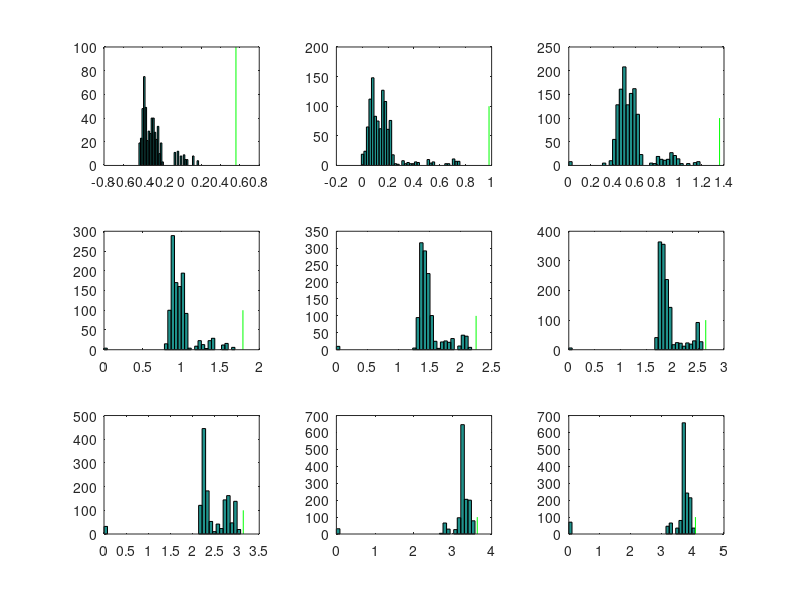

Reproduce this figure in MATLAB.
function [ output_args ] = plotExperiment( num )
if ~nargin
    num = 1;
end
%PLOTEXPERIMENT 
% plot 1 of the 5 experiments
% input: number from 1 to 5
% 1 experiment1 between tag A and B
% 2 experiment1b between tag A and B,again
% 3 experiment2 between tag C and D
% 4 experiment3 between tag C and A
% 5 experiment3 between tag D and B
Experiment = [];
switch num
    case 1       
        fprintf('\n Experiment 1: 2 Nodes; Ranges between Tags A and B \n Los. variable distance \n');
        load('Experiment1.mat');
        Experiment = Experiment1;
    case 2
        fprintf( '\n Experiment 1b: 2 Nodes; Ranges between Tags A and b (again) \n Los. variable distance \n');
        load('Experiment1b.mat');
        Experiment = Experiment1b;
    case 3
        fprintf( '\n Experiment 2: 2 Nodes; Ranges between Tags C and D (different pair) \n Los. variable distance \n');
        load('Experiment2.mat');
        Experiment = Experiment2;
        
    case 4
        fprintf( '\n Experiment 3: 2 Nodes; Ranges between Tags A and C (cross) \n Los. variable distance \n');
        load('Experiment3.mat');
        Experiment = Experiment3;
        
    case 5
        fprintf( '\n Experiment 4: 2 Nodes; Ranges between Tags B and D (cross) \n Los. variable distance \n');
        load('Experiment4.mat');
        Experiment = Experiment4;
    
    otherwise
        fprintf('\n Please choose a number from 1 to 5');
        return; 
end

fprintf([' Anchor id: ' Experiment.anchorName '\n']);
fprintf([' Tag id: ' Experiment.tagName '\n']);

n = size(Experiment.ranges,1);

fprintf(['a maximum of ' num2str(length(Experiment.ranges)) ' ranges where' ...
    ' collected at ' num2str(n) ' different increasing distances\n']);
fprintf(['results are shown in figure(' num2str(num) ') \n\n']);
fprintf(' Note: some ranges are qeual to zero even for distances far from 0. maybe is a type of error.');
fprintf('I kept them for now. Wrong ranges value are expressed as nan \n \n');

if n < 6
    rows = 2;
else
    rows = 3;
end

figure(num)    
for i = 1 : n
    subplot(rows,3,i)
    nbins = round(sqrt(length(Experiment.ranges(i,:))));
    hist(Experiment.ranges(i,:),nbins)
    hold on
    plot([Experiment.gt(i) Experiment.gt(i)],[0 100],'g')
    hold off
end

r = Experiment.ranges;

filename = strcat('ranges_exp',num2str(num));
save(filename, 'r')

end

